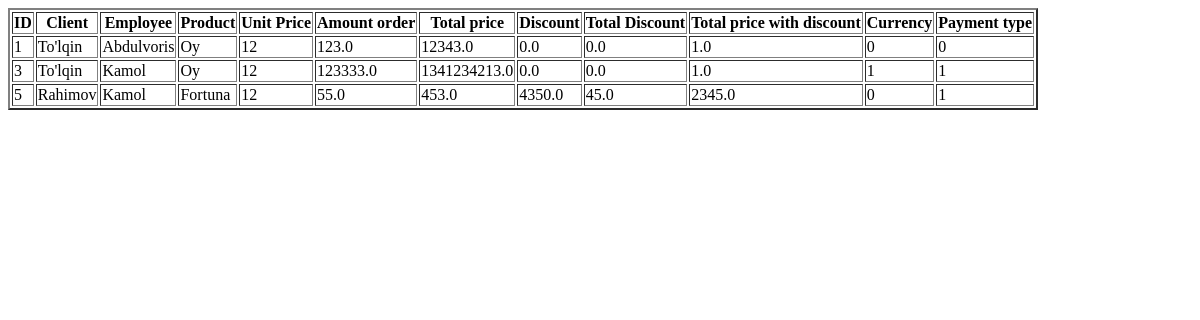
The app's page /order/orders/, older data.
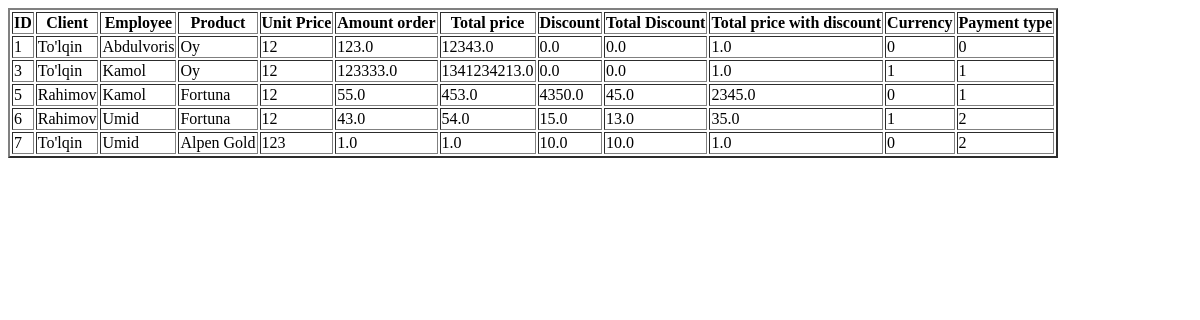
The same page, newer data.
### order/models.py (models this page shows, shortened)
class Order(models.Model):
    CURRENCY = (("0", "UZS"), ("1", "RUB"), ("2", "USD") )
    PAYMENT = (("0", "CASH"), ("1", "BANK CARD"), ("2", "TRANSFER"))
    client = models.ForeignKey(Client, on_delete=models.CASCADE)
    employee = models.ForeignKey(Employee, on_delete=models.CASCADE)
    product = models.ForeignKey(Product, on_delete=models.CASCADE)
    unit_price = models.CharField(max_length=30)
    amount_order = models.FloatField()
    total_price = models.FloatField()
    discount = models.FloatField(default=0)
    total_discount = models.FloatField(default=0)
    total_price_with_discaunt = models.FloatField()
    currency = models.CharField(max_length=1, choices=CURRENCY)
    payment_type = models.CharField(max_length=1, choices = PAYMENT)

### client/models.py (models this page shows)
class Client(models.Model):
    name = models.CharField(max_length=100)
    region = models.ForeignKey('Region', on_delete=models.CASCADE)
    district = models.ForeignKey('District', on_delete=models.CASCADE)
    address = models.CharField(max_length=200)
    contact = models.CharField(max_length=200)
    def __str__(self):
        return self.name

### employee/models.py (models this page shows)
class Employee(models.Model):
    username = models.CharField(max_length=100)
    contact = models.CharField(max_length=200)
    position = models.ForeignKey('Position', on_delete=models.CASCADE)
    password = models.CharField(max_length=15)
    def __str__(self):
        return self.username

### manifactured_product/models.py (models this page shows)
class Product(models.Model):
    name = models.CharField(max_length=200)
    category = models.ForeignKey(Category, on_delete=models.CASCADE, null=True, blank=True)
    def __str__(self):
        return self.name

### order/views.py (the view)
# urls.py: path('orders/', orders, name = 'orders'),
def orders(request):
    orders = Order.objects.all()
    return render(request, 'order/orders.html', {'orders': orders})

### templates/order/orders.html (shortened to what this page needs)
<table border="2px">
    <tr>
    <th>ID</th>
    <th>Client</th>
    <th>Employee</th>
    <th>Product</th>
    <th>Unit Price</th>
    <th>Amount order</th>
    <th>Total price</th>
    <th>Discount</th>
    <th>Total Discount</th>
    <th>Total price with discount </th>
    <th>Currency</th>
    <th>Payment type</th>
    </tr>
    {% for order in orders %}
    <tr>
    <td>{{ order.id }}</td>
    <td>{{ order.client }}</td>
    <td>{{ order.employee }}</td>
    <td>{{ order.product }}</td>
    <td>{{ order.unit_price }}</td>
    <td>{{ order.amount_order }}</td>
    <td>{{ order.total_price }}</td>
    <td>{{ order.discount }}</td>
    <td>{{ order.total_discount }}</td>
    <td>{{ order.total_price_with_discaunt }}</td>
    <td>{{ order.currency }}</td>
    <td>{{ order.payment_type }}</td>
    </tr>
    {% endfor %}
</table>

Row changes from the older to the newer data that the page shows:
added Order: id "6", client "Rahimov", employee "Umid", product "Fortuna", unit_price "12", amount_order "43.0", total_price "54.0", discount "15.0", total_discount "13.0", total_price_with_discaunt "35.0", currency "1", payment_type "2"
added Order: id "7", client "To'lqin", employee "Umid", product "Alpen Gold", unit_price "123", amount_order "1.0", total_price "1.0", discount "10.0", total_discount "10.0", total_price_with_discaunt "1.0", currency "0", payment_type "2"
